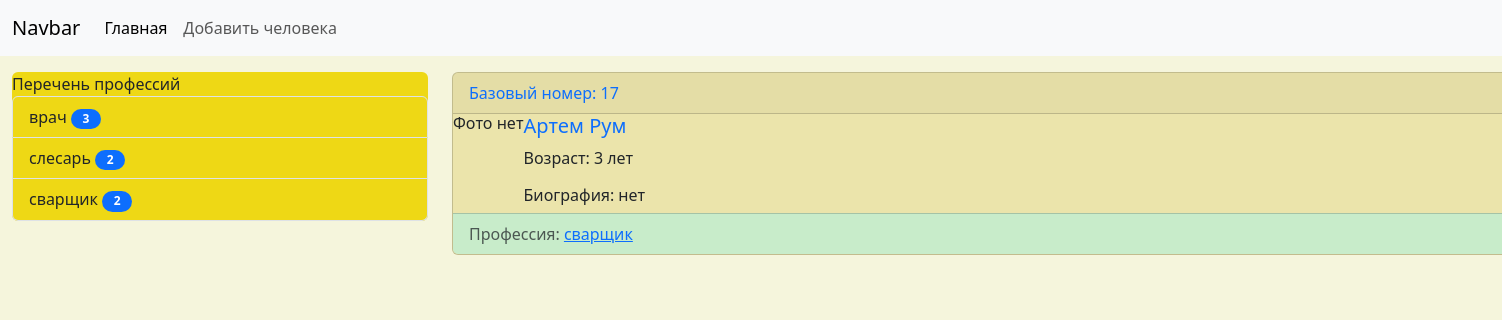
Before: /news/homework/home/17/ with the older database file.
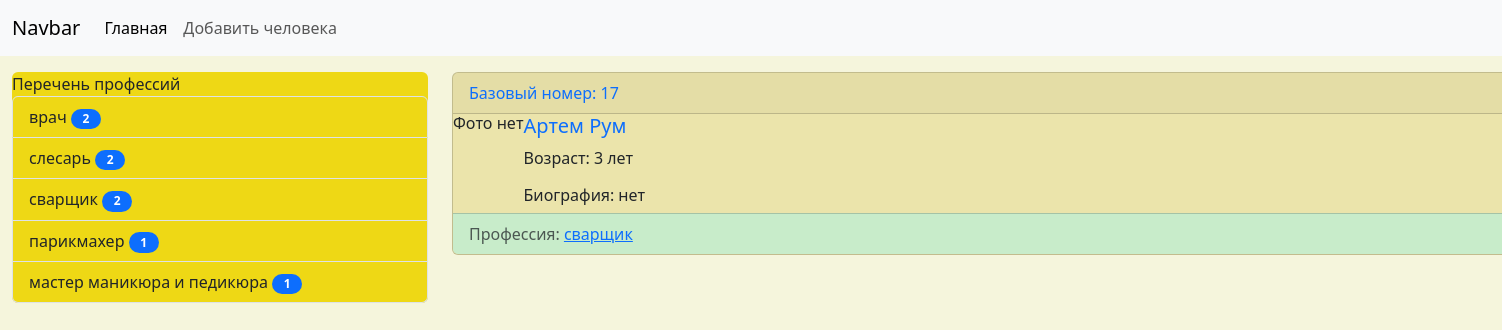
After: the same page with the newer database file.
### homework/models.py (models this page shows, shortened)
class Profession(models.Model):
    title = models.CharField(max_length=150, db_index=True, verbose_name='Профессия')
    def get_absolute_url(self):
        return reverse_lazy('Profession', kwargs={'profession_id': self.pk})
    class Meta:
        verbose_name = 'Профессия'
        verbose_name_plural = 'Профессии'
        ordering = ['id']

class Human(models.Model):
    Name = models.CharField(max_length=150, verbose_name='Имя')
    Last_name = models.TextField(blank=True, verbose_name='Фамилия')
    age = models.IntegerField(verbose_name='Возраст')
    photo = models.ImageField(upload_to='media/%Y/%m/%d', verbose_name='Фото')
    is_published = models.BooleanField(default=True, verbose_name='Публикация')
    profession = models.ForeignKey('Profession', on_delete=models.PROTECT, null=True, verbose_name='Профессия')
    biography = models.TextField(blank=True, verbose_name='Биография')
    class Meta:
        verbose_name='людей'
        verbose_name_plural='Люди'
        ordering = ['id']

### homework/views.py (the view)
# urls.py: path('home/<int:pk>/', human_1.as_view(), name='Human_1'),
class human_1(DetailView):
    model = Human
    context_object_name = 'human_i'
    template_name = 'homework/human_1.html'

### News/templatetags/human_tags.py (called while the page is built)
@register.simple_tag(name='get_list_profession')
def get_profession():
    return Profession.objects.annotate(cnt=Count('human'))

@register.inclusion_tag('homework/list_profession.html')
def show_professions(arg1='Перечень', arg2='профессий'):
    professions = Profession.objects.annotate(cnt=Count('human')).filter(cnt__gt=0)
    return {'professions': professions, 'arg1': arg1, 'arg2': arg2}

### homework/templates/homework/human_1.html (shortened to what this page needs)
{% extends 'base.html' %}
{% block sidebar %}
    {% include 'inc/_sidebarhome.html' %}
{% endblock %}
{% block content %}
<div class="card mb-3" style='background-color: #ebe4ab; width: 1100px'>
    <div class="card-header {% cycle 'text-primary' 'text-success' 'text-danger' %}">
        Базовый номер: {{ human_i.id }}
    </div>
    <div class="media" style="display: flex">
        <div class="media-photo">
            {% if human_i.photo %}
            <img src="{{ human_i.photo.url }}" class="mr-3" width="350" alt="Photo">
            {% else %}
            <h6> Фото нет </h6>
            {% endif %}
        </div>
        <div class="media-body">
            <h5 class="card-title {% cycle 'text-primary' 'text-success' 'text-danger' %}">{{human_i.Name}}
                {{human_i.Last_name}}</h5>
            <p class="card-text">Возраст: {{human_i.age}} лет</p>
            <p class="card-text ">
                {% if human_i.biography %}
            <h6> Биография: </h6>{{human_i.biography}}</p>
            {% else %}
            <h6> Биография: нет </h6>
            {% endif %}
        </div>
    </div>
    <div class="card-footer text-body-secondary" style='background-color: #c8ecca'>
        Профессия: <a href="{{human_i.profession.get_absolute_url }}"> {{human_i.profession.title}} </a>
    </div>
</div>
{% endblock %}

### templates/base.html (shortened to what this page needs)
{% block _nav2 %}{% include 'inc/_nav2.html' %} {% endblock %}
{% load static %}
<!doctype html>
<html lang="en">
<head>
    <link href="{% static 'bootstrap/css/bootstrap.min.css' %}" rel="stylesheet">
    <link href="{% static 'css/style.css' %}" rel="stylesheet">
</head>
<body>
<div class="container mt-3" style="margin-left: 0px;">
    <div class="row">
        <div class="col-md-4">
            {% block sidebar %} SIDEBAR {% endblock %}
        </div>
        <div class="col-md-8">
            {% block content %} CONTENT {% endblock %}
        </div>
    </div>
</div>
</body>
</html>

### templates/inc/_nav2.html (shortened to what this page needs)
<nav class="navbar navbar-expand-lg bg-body-tertiary">
    <div class="container-fluid">
        <a class="navbar-brand" href="{% url 'Home' %}">Navbar</a>
        <div class="collapse navbar-collapse" id="navbarNav">
            <ul class="navbar-nav">
                <li class="nav-item">
                    <a class="nav-link active" aria-current="page" href="{% url 'Home' %}">Главная</a>
                </li>
                <li class="nav-item">
                    <a class="nav-link" href="{% url 'Add_human' %}">Добавить человека</a>
                </li>
            </ul>
        </div>
    </div>
</nav>

### templates/inc/_sidebarhome.html
{% load human_tags %}
<div class="list-group" style='background-color: #eed815'>
        {% show_professions %}
</div>

### homework/templates/homework/list_profession.html
{% load human_tags %}
<div class="list-group">
    {{ arg1 }} {{ arg2 }}
    {% for prof in professions %}
      <a href="{{ prof.get_absolute_url }}" class="list-group-item list-group-item-action" style='background-color: #eed815'>{{ prof.title }}
          <span class="badge bg-primary rounded-pill" style="width:30px; color:white;">{{ prof.cnt }}</span></a>
    {% endfor %}
</div>

### NewsPoject/static/css/style.css (style rules this page uses)
body { background-color: beige; }

Changed rows visible on the page:
computed for Profession "врач": cnt "3" → "2"
added Profession: title "парикмахер", cnt "1"
added Profession: title "мастер маникюра и педикюра", cnt "1"
